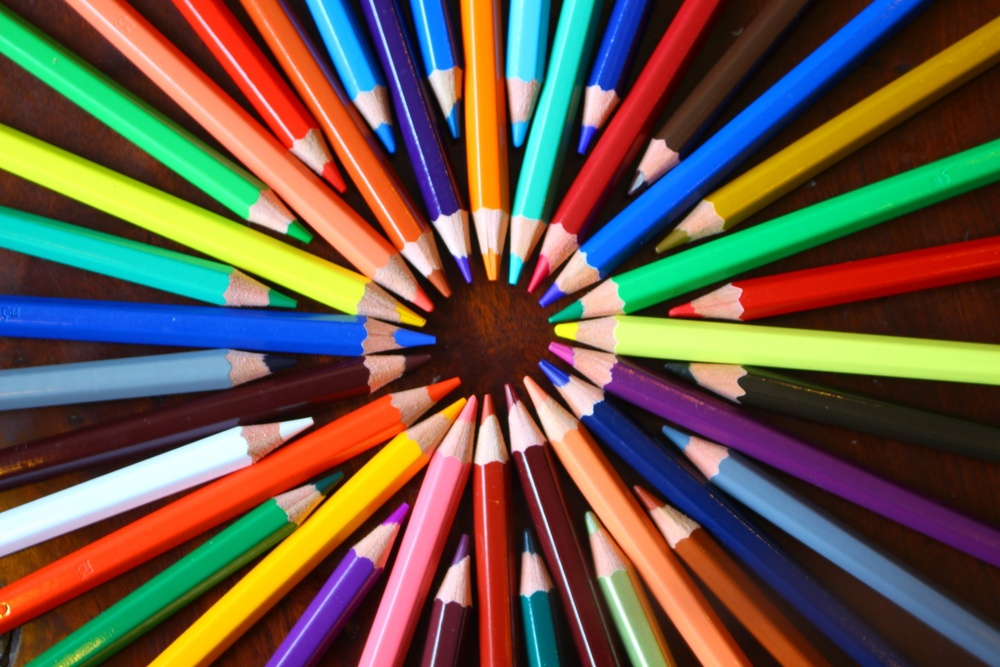
#> input picture Imagens/Lapis.jpg, 1000 x 667 px, shrunk from 1920 x 1280 before the run, found by its file name
$ python 'Decompondo Imagem em Canais YCbCr -  Versão 1.1.1.py'
#> lines starting #> are read from the running program, lines starting #| are printed output that depends on the picture
#
########################################################################
# Importação das Bibliotecas Necessárias
########################################################################
#
import cv2 as cv
import matplotlib.pyplot as plt
import os
from pathlib import Path

#
########################################################################
# Definições Gerais
########################################################################
#
NomeImagem  = "Lapis.jpg"
NomeDiagrama = "DiagramaYCbCr.png"
dirRaiz = Path.home()
dirBase = "Atividades/LocalCV"
dirImagem = "Imagens"
dirCaminhoImagem = str(Path(dirRaiz, dirBase, dirImagem, NomeImagem))
dirCaminhoDiagrama = str(Path(dirRaiz, dirBase, dirImagem, NomeDiagrama))

#
########################################################################
# Lendo a Imagem
########################################################################
#
ImagemColorida = cv.imread ( dirCaminhoImagem, cv.IMREAD_COLOR)
#> ImagemColorida is the input picture: shape (667, 1000, 3); mean B, G, R 73.6, 88.1, 105.8
ImgDiagrama = cv.imread ( dirCaminhoDiagrama, cv.IMREAD_COLOR)
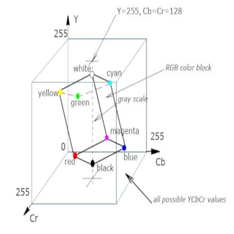
#> input picture Imagens/DiagramaYCbCr.png, 234 x 234 px, shrunk from 450 x 450 before the run, found by its file name
#> ImgDiagrama is the input picture: shape (234, 234, 3); mean B, G, R 249.1, 249.1, 248.8

#
########################################################################
# Checando se a Imagem Foi Lida com Sucesso
########################################################################
#
if ImagemColorida is None:
    os.system ("clear")
    print( "Não Foi Localizada a Imagem : ", NomeImagem)
    exit ()

if ImgDiagrama is None:
    os.system ("clear")
    print( "Não Foi Localizada a Imagem : ", NomeDiagrama)
    exit ()

#
########################################################################
# Transformando para o Padrào HSV
########################################################################
#
imgRGB = cv.cvtColor(ImagemColorida, cv.COLOR_BGR2RGB)
imgYCrCb = cv.cvtColor(imgRGB, cv.COLOR_RGB2YCrCb)
#> imgYCrCb: shape (667, 1000, 3); mean of channels 0, 1, 2 91.7, 138.1, 117.8

#
########################################################################
# Decompondo a Imagem nos Diferentes Canais
########################################################################
#
Y, Cr, Cb = cv.split(imgYCrCb)
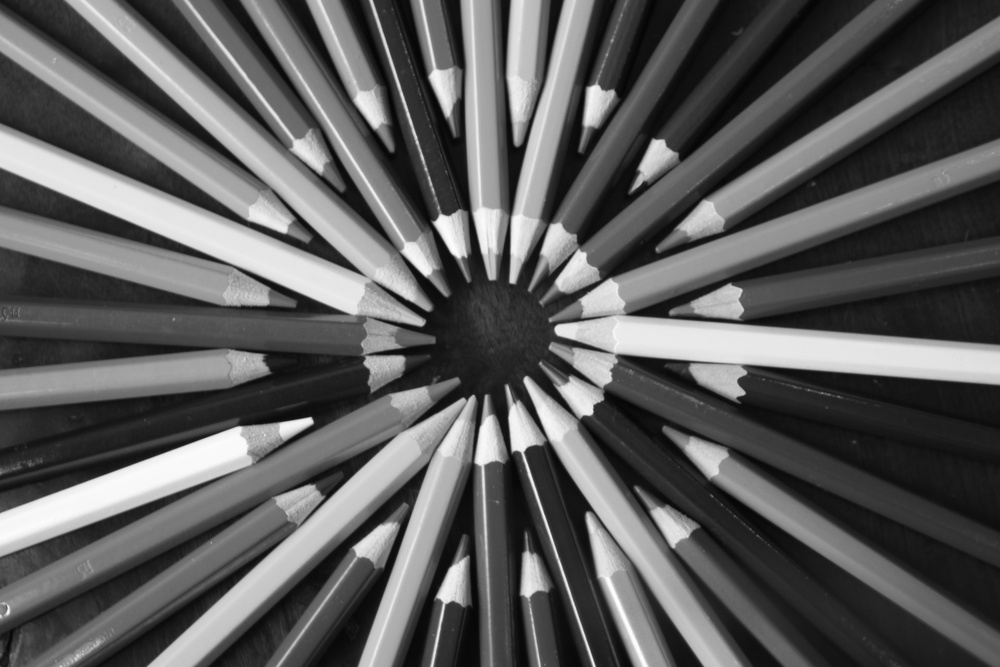
#> Y: shape (667, 1000); min 4, max 255, mean 91.7
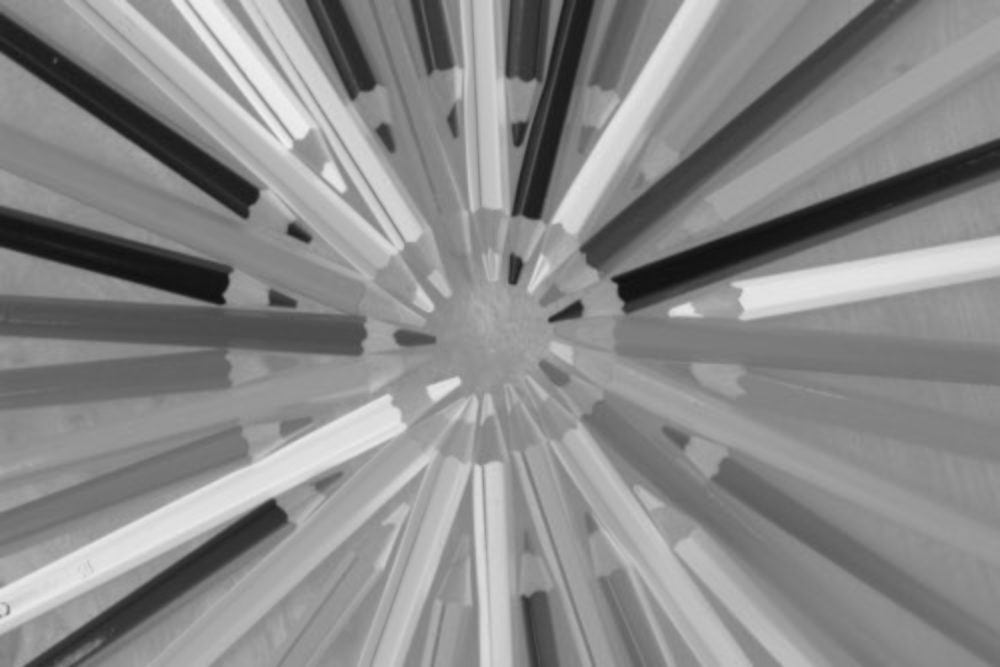
#> Cr: shape (667, 1000); min 15, max 240, mean 138.1
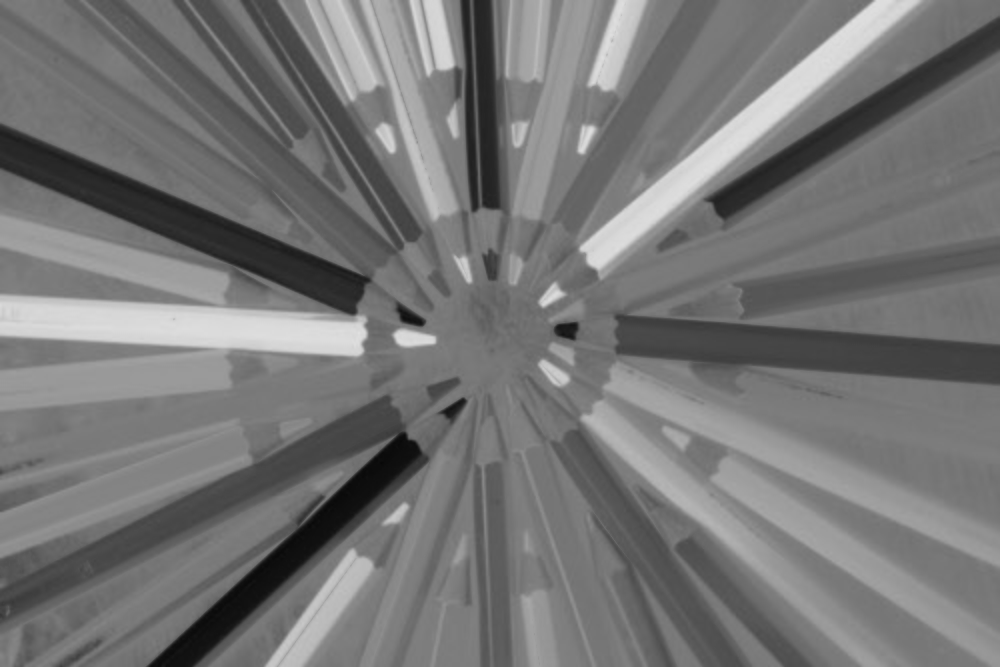
#> Cb: shape (667, 1000); min 7, max 224, mean 117.8

#
########################################################################
# Convertendo para Matplotlib
########################################################################
#
ImagemColorida = cv.cvtColor(ImagemColorida, cv.COLOR_BGR2RGB)
imgY = cv.cvtColor(Y, cv.COLOR_BGR2RGB)
#> imgY: shape (667, 1000, 3); mean of channels 0, 1, 2 91.7, 91.7, 91.7
imgCr = cv.cvtColor(Cr, cv.COLOR_BGR2RGB)
#> imgCr: shape (667, 1000, 3); mean of channels 0, 1, 2 138.1, 138.1, 138.1
imgCb = cv.cvtColor(Cb, cv.COLOR_BGR2RGB)
#> imgCb: shape (667, 1000, 3); mean of channels 0, 1, 2 117.8, 117.8, 117.8

#
########################################################################
# Apresentação dos Resultados
########################################################################
#
Grafico = plt.figure()

Grafico.add_subplot(2,3,1)
plt.imshow(ImagemColorida )
plt.title("Original")

Grafico.add_subplot(2,3,2)
plt.imshow(ImgDiagrama )
plt.axis ( "off")
plt.title("Diagrama YCrCb")

Grafico.add_subplot(2,3,4)
plt.imshow(imgY )
plt.title("Canal Y")

Grafico.add_subplot(2,3,5)
plt.imshow(imgCr )
plt.title("Canal Cr")

Grafico.add_subplot(2,3,6)
plt.imshow(imgCb )
plt.title("Canal Cb")

plt.tight_layout()
plt.show ()
#> figure, not shown here; B, G, R data is drawn as R, G, B

########################################################################
# FIM DO PROGRAMA
########################################################################
